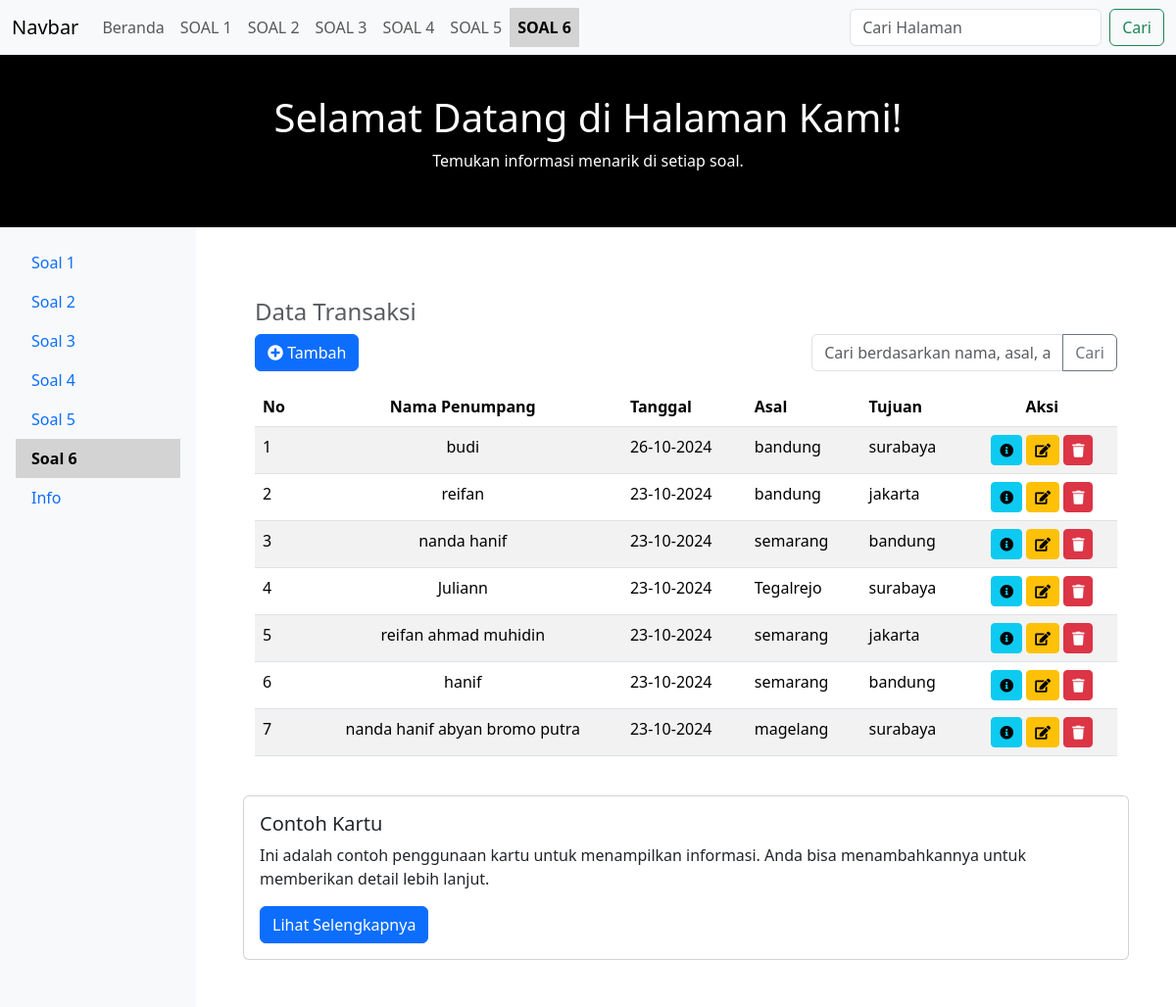
The page /index.php?page=soal6 on the database its author committed.
### tables this page shows
CREATE TABLE `transaksi` (
  `id_transaksi` int(3) NOT NULL,
  `nama` varchar(50) NOT NULL,
  `asal` varchar(50) NOT NULL,
  `tujuan` enum('jakarta','bandung','surabaya','') NOT NULL,
  `class` enum('vip','panoramic','ekonomi','') NOT NULL,
  `jumlah` int(3) NOT NULL,
  `bagasi` enum('yes','tidak') NOT NULL,
  `total` int(7) NOT NULL,
  `tgl` date NOT NULL
);

### soal6.php (the view, shortened to what this page needs)
<?php
include 'koneksi.php';
$searchQuery = '';
$query = "SELECT * FROM transaksi WHERE
          nama LIKE '%$searchQuery%' OR
          asal LIKE '%$searchQuery%' OR
          tujuan LIKE '%$searchQuery%'";
$sql = mysqli_query($conn, $query);
$no = 0;
?>
<div class="container my-4">
    <h4 class="text-muted">Data Transaksi</h4>
    <div class="d-flex justify-content-between mb-3">
        <div>
            <a href="index.php?page=soal1a" class="btn btn-primary">
                <i class="fas fa-plus-circle"></i> Tambah
            </a>
        </div>
        <div>
            <form action="" method="POST" class="d-inline">
                <div class="input-group">
                    <input type="text" name="search" class="form-control" placeholder="Cari berdasarkan nama, asal, atau tujuan" value="<?php echo htmlspecialchars($searchQuery); ?>">
                    <button class="btn btn-outline-secondary" type="submit">Cari</button>
                </div>
            </form>
        </div>
    </div>
    <div class="table-responsive">
        <table class="table table-striped">
            <thead class="thead-light">
                <tr>
                    <th>No</th>
                    <th class="text-center">Nama Penumpang</th>
                    <th>Tanggal</th>
                    <th>Asal</th>
                    <th>Tujuan</th>
                    <th class="text-center">Aksi</th>
                </tr>
            </thead>
            <tbody>
                <?php
                while($result = mysqli_fetch_assoc($sql)){
                    $tgl = date("d-m-Y", strtotime($result['tgl']));
                ?>
                <tr>
                    <td><?php echo ++$no; ?></td>
                    <td class="text-center"><?php echo $result['nama']; ?></td>
                    <td><?php echo $tgl; ?></td>
                    <td><?php echo $result['asal']; ?></td>
                    <td><?php echo $result['tujuan']; ?></td>
                    <td class="text-center action-btns">
                        <a href="info.php?id=<?php echo $result['id_transaksi']; ?>" class="btn btn-info btn-info-custom btn-sm" data-toggle="tooltip" title="Info">
                            <i class="fas fa-info-circle"></i>
                        </a>
                        <a href="edit1.php?id=<?php echo $result['id_transaksi']; ?>" class="btn btn-warning btn-edit-custom btn-sm" data-toggle="tooltip" title="Edit">
                            <i class="fas fa-edit"></i>
                        </a>
                        <button type="button" class="btn btn-danger btn-delete-custom btn-sm" data-toggle="tooltip" title="Hapus" data-bs-toggle="modal" data-bs-target="#deleteModal<?php echo $result['id_transaksi']; ?>">
                            <i class="fas fa-trash"></i>
                        </button>
                    </td>
                </tr>
                <?php
                }
                ?>
            </tbody>
        </table>
    </div>
</div>

### index.php (shortened to what this page needs)
<!doctype html>
<html lang="id">
<head>
    <link href="https://cdn.jsdelivr.net/npm/bootstrap@5.3.3/dist/css/bootstrap.min.css" rel="stylesheet">
    <link rel="stylesheet" href="https://cdnjs.cloudflare.com/ajax/libs/font-awesome/5.15.4/css/all.min.css">
</head>
<body>
<nav class="navbar navbar-expand-lg bg-body-tertiary">
    <div class="container-fluid">
        <a class="navbar-brand" href="#">Navbar</a>
        <div class="collapse navbar-collapse" id="navbarSupportedContent">
            <ul class="navbar-nav me-auto mb-2 mb-lg-0">
                <li class="nav-item">
                    <a class="nav-link <?php echo (!isset($_GET['page'])) ? 'active' : ''; ?>" aria-current="page" href="#">Beranda</a>
                </li>
                <li class="nav-item">
                    <a class="nav-link <?php echo (isset($_GET['page']) && $_GET['page'] == 'soal1') ? 'active' : ''; ?>" href="index.php?page=soal1">SOAL 1</a>
                </li>
                <li class="nav-item">
                    <a class="nav-link <?php echo (isset($_GET['page']) && $_GET['page'] == 'soal2') ? 'active' : ''; ?>" href="index.php?page=soal2">SOAL 2</a>
                </li>
                <li class="nav-item">
                    <a class="nav-link <?php echo (isset($_GET['page']) && $_GET['page'] == 'soal3') ? 'active' : ''; ?>" href="index.php?page=soal3">SOAL 3</a>
                </li>
                <li class="nav-item">
                    <a class="nav-link <?php echo (isset($_GET['page']) && $_GET['page'] == 'soal4') ? 'active' : ''; ?>" href="index.php?page=soal4">SOAL 4</a>
                </li>
                <li class="nav-item">
                    <a class="nav-link <?php echo (isset($_GET['page']) && $_GET['page'] == 'soal5') ? 'active' : ''; ?>" href="index.php?page=soal5">SOAL 5</a>
                </li>
                <li class="nav-item">
                    <a class="nav-link <?php echo (isset($_GET['page']) && $_GET['page'] == 'soal6') ? 'active' : ''; ?>" href="index.php?page=soal6">SOAL 6</a>
                </li>
            </ul>
            <div class="ms-auto">
                <form class="d-flex" action="" method="GET">
                    <input class="form-control me-2" type="search" name="page" placeholder="Cari Halaman" aria-label="Search">
                    <button class="btn btn-outline-success" type="submit">Cari</button>
                </form>
            </div>
        </div>
    </div>
</nav>
<div class="header">
    <h1>Selamat Datang di Halaman Kami!</h1>
    <p>Temukan informasi menarik di setiap soal.</p>
</div>
<div class="d-flex">
    <div class="sidebar bg-light">
        <ul class="nav flex-column p-3">
            <li class="nav-item">
                <a class="nav-link <?php echo (isset($_GET['page']) && $_GET['page'] == 'soal1') ? 'active' : ''; ?>" href="index.php?page=soal1">Soal 1</a>
            </li>
            <li class="nav-item">
                <a class="nav-link <?php echo (isset($_GET['page']) && $_GET['page'] == 'soal2') ? 'active' : ''; ?>" href="index.php?page=soal2">Soal 2</a>
            </li>
            <li class="nav-item">
                <a class="nav-link <?php echo (isset($_GET['page']) && $_GET['page'] == 'soal3') ? 'active' : ''; ?>" href="index.php?page=soal3">Soal 3</a>
            </li>
            <li class="nav-item">
                <a class="nav-link <?php echo (isset($_GET['page']) && $_GET['page'] == 'soal4') ? 'active' : ''; ?>" href="index.php?page=soal4">Soal 4</a>
            </li>
            <li class="nav-item">
                <a class="nav-link <?php echo (isset($_GET['page']) && $_GET['page'] == 'soal5') ? 'active' : ''; ?>" href="index.php?page=soal5">Soal 5</a>
            </li>
            <li class="nav-item">
                <a class="nav-link <?php echo (isset($_GET['page']) && $_GET['page'] == 'soal6') ? 'active' : ''; ?>" href="index.php?page=soal6">Soal 6</a>
            </li>
            <li class="nav-item">
                <a class="nav-link <?php echo (isset($_GET['page']) && $_GET['page'] == 'info') ? 'active' : ''; ?>" href="index.php?page=info">Info</a>
            </li>
        </ul>
    </div>
    <div class="container m-4 p-4 flex-grow-1">
        <?php
        if (isset($_GET['page'])) {
            $page = $_GET['page'];
            switch ($page) {
                case 'soal6':
                    include "soal6.php";
                    break;
            }
        } else {
            include "home.php";
        }
        ?>
        <div class="card mt-4">
            <div class="card-body">
                <h5 class="card-title">Contoh Kartu</h5>
                <p class="card-text">Ini adalah contoh penggunaan kartu untuk menampilkan informasi. Anda bisa menambahkannya untuk memberikan detail lebih lanjut.</p>
                <a href="#" class="btn btn-primary">Lihat Selengkapnya</a>
            </div>
        </div>
    </div>
</div>
</body>
</html>

### index.php (style rules this page uses)
.header { background-image: url('download.png'); background-size: cover; color: white; padding: 40px; text-align: center; }
.sidebar { min-width: 200px; }
.sidebar .nav-link { transition: background-color 0.3s, color 0.3s; }
.sidebar .nav-link.active { background-color: #d3d3d3; color: black; font-weight: bold; }
.navbar .nav-link { transition: background-color 0.3s, color 0.3s; }
.navbar .nav-link.active { background-color: #d3d3d3; color: black; font-weight: bold; }
.card { transition: transform 0.2s; }

### rows shown on the page
transaksi: nama "budi", tgl "26-10-2024", asal "bandung", tujuan "surabaya"
transaksi: nama "reifan", tgl "23-10-2024", asal "bandung", tujuan "jakarta"
transaksi: nama "nanda hanif", tgl "23-10-2024", asal "semarang", tujuan "bandung"
transaksi: nama "Juliann", tgl "23-10-2024", asal "Tegalrejo", tujuan "surabaya"
transaksi: nama "reifan ahmad muhidin", tgl "23-10-2024", asal "semarang", tujuan "jakarta"
transaksi: nama "hanif", tgl "23-10-2024", asal "semarang", tujuan "bandung"
transaksi: nama "nanda hanif abyan bromo putra", tgl "23-10-2024", asal "magelang", tujuan "surabaya"
